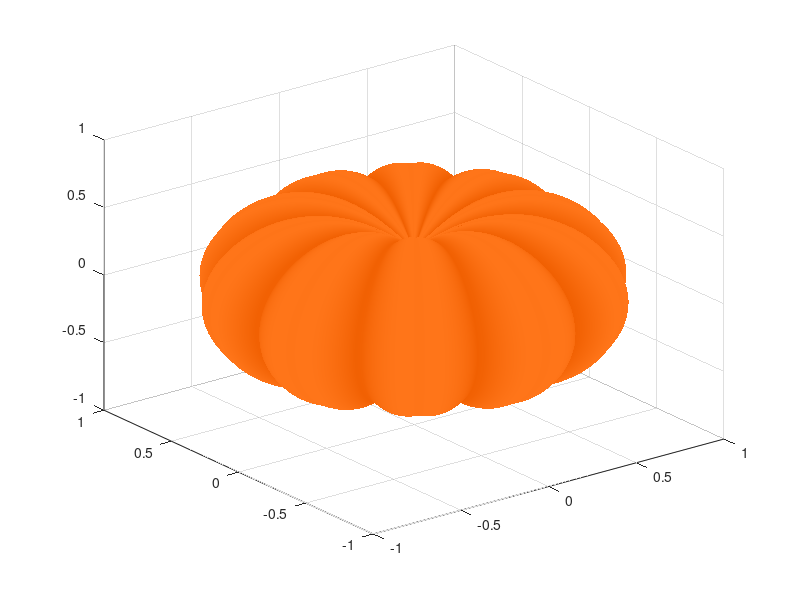

This figure's MATLAB source: (Note: this script raises an error after producing the figure.)
%% PUMPKIN
bumps=10; bdepth=.1; bdepth2=.02; dimple=.5; width_r=1; height_r=.8;
[ Xs, Ys, Zs ] = sphere(199);
Rxy=(0-(1-mod(linspace(0,bumps*2,200),2)).^2)*bdepth + (0-(1-mod(linspace(0,bumps*4,200),2)).^2)*bdepth2;
Rz = (0-linspace(1,-1,200)'.^4)*dimple;
Xp = (width_r+Rxy).*Xs;
Yp = (width_r+Rxy).*Ys;
Zp = (height_r+Rz).*Zs.*(Rxy+1);
Cp = hypot(hypot(Xp,Yp),width_r.*Zs.*(Rxy+1));

%% STEM
sheight=.5; scurve=.4;
srad = [ 1.5 1 repelem(.7, 6) ] .* [ repmat([.1 .06],1,bumps) .1 ]';
[theta, phi] = meshgrid(linspace(0,pi/2,size(srad,2)),linspace(0,2*pi,size(srad,1)));
Xs = (scurve-cos(phi).*srad).*cos(theta)-scurve;
Zs = (sheight-cos(phi).*srad).*sin(theta) + height_r-max(0,dimple*.9);
Ys = -sin(phi).*srad;

%% DRAW
surf(Xp,Yp,Zp,Cp,'Clipping','off');
shading interp
colormap([ linspace(.94, 1, 256); linspace(.37, .46, 256); linspace(0, .1, 256) ]');
surface(Xs,Ys,Zs,[],'FaceColor', '#008000', 'EdgeColor','none', 'Clipping','off');
material([ .6, .9, .3, 2, .5 ])
lighting g
axis('equal',[-1 1 -1 1 -1 1]);
camlight